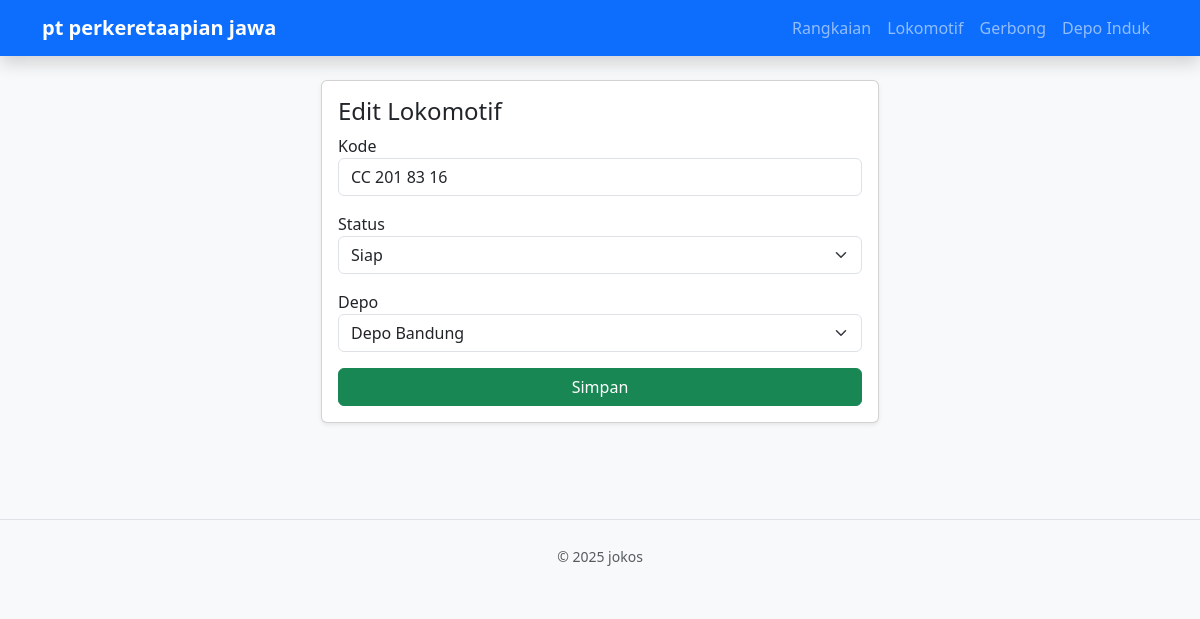
Screenshot of /project/index.php?page=loko_form&id=2 with the database file from the repository.
### tables this page shows
CREATE TABLE lokomotif (
    id_loko INT AUTO_INCREMENT PRIMARY KEY,
    kode_loko VARCHAR(20),
    status_mesin ENUM('Siap', 'Perbaikan', 'Cadangan'),
    id_depo INT,
    FOREIGN KEY (id_depo) REFERENCES depo_induk(id_depo) ON DELETE CASCADE
);

CREATE TABLE depo_induk (
    id_depo INT AUTO_INCREMENT PRIMARY KEY,
    nama_depo VARCHAR(50),
    kode_wilayah VARCHAR(10)
);

### project/config/Database.php (called while the page is built, shortened)
<?php
class Database
{
    private $host = "localhost";
    private $database = "db_kereta";
    private $username = "root";
    private $password = "";
    public function getConnection()
    {
        $this->conn = null;
        try {
            $this->conn = new PDO("mysql:host=" . $this->host . ";dbname=" . $this->database, $this->username, $this->password);
            $this->conn->setAttribute(PDO::ATTR_ERRMODE, PDO::ERRMODE_EXCEPTION);
        } catch (PDOException $exception) {
            echo "Connection error: " . $exception->getMessage();
        }
        return $this->conn;
    }
}

### project/viewmodels/LokomotifViewModel.php (called while the page is built, shortened)
<?php
require_once 'models/Lokomotif.php';
class LokomotifViewModel {
    private $model;
    public function __construct() { $this->model = new Lokomotif(); }
    public function form($id = null) {
        $depos = $this->model->getAllDepo()->fetchAll(PDO::FETCH_ASSOC);
        $data = (object)['id'=>'', 'kode'=>'', 'status'=>'Siap', 'id_depo'=>'', 'judul'=>'Tambah Lokomotif', 'depos'=>$depos];
        if($id) {
            $row = $this->model->getById($id);
            $data->id = $row['id_loko']; $data->kode = $row['kode_loko']; $data->status = $row['status_mesin'];
            $data->id_depo = $row['id_depo']; $data->judul = "Edit Lokomotif";
        }
        return $data;
    }
}
?>

### project/models/Lokomotif.php (called while the page is built, shortened)
<?php
require_once 'config/Database.php';
class Lokomotif {
    private $conn;
    public function __construct() {
        $this->conn = (new Database())->getConnection();
    }
    public function getById($id) {
        $stmt = $this->conn->prepare("SELECT * FROM lokomotif WHERE id_loko = ?");
        $stmt->execute([$id]);
        return $stmt->fetch(PDO::FETCH_ASSOC);
    }
    public function getAllDepo() {
        return $this->conn->query("SELECT * FROM depo_induk");
    }
}
?>

### project/views/lokomotif_form.php (the view, shortened to what this page needs)
<div class="card col-md-6 mx-auto shadow-sm">
    <div class="card-body">
        <h4><?=$data->judul?></h4>
        <form action="index.php?page=loko_save" method="POST">
            <div class="mb-3"><label>Kode</label><input type="text" name="kode" class="form-control" value="<?=$data->kode?>" required></div>
            <div class="mb-3"><label>Status</label>
                <select name="status" class="form-select">
                    <option value="Siap" <?=$data->status=='Siap'?'selected':''?>>Siap</option>
                </select>
            </div>
            <div class="mb-3"><label>Depo</label>
                <select name="depo" class="form-select">
                    <?php foreach($data->depos as $d): ?>
                        <option value="<?=$d['id_depo']?>" <?=$data->id_depo==$d['id_depo']?'selected':''?>><?=$d['nama_depo']?></option>
                    <?php endforeach; ?>
                </select>
            </div>
            <button class="btn btn-success w-100">Simpan</button>
        </form>
    </div>
</div>

### rows the page displays
lokomotif: kode "CC 201 83 16", status "Siap", depo "Depo Bandung"

### other values shown
$data->judul "Edit Lokomotif"
